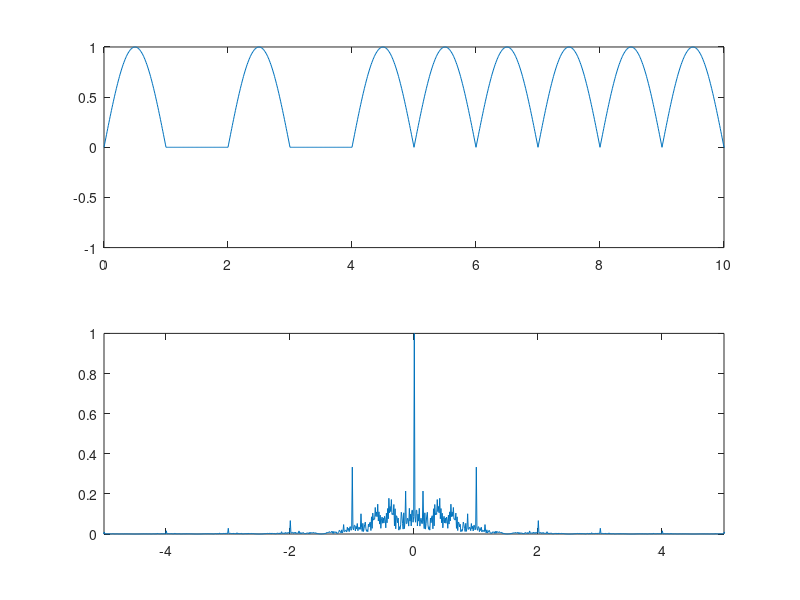
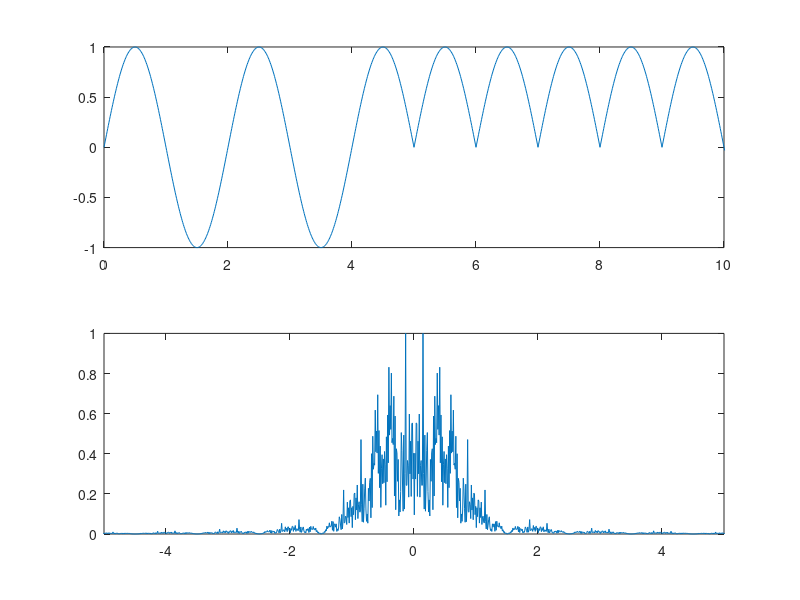

These charts were generated, in order, by the following MATLAB code:
close all;

%% Unipolar Half-sinusoid
bk = rand(1,100)>0.5;
x = bk'*sin(2*pi/200*[0:99]);
x = x';
x = x(:)';

t = 0:1/100:100-1/100;
subplot(211);plot(t,x);axis([0,10,-1,1]);

X = abs(fftshift(fft(x)));
X = X/max(X);
f = linspace(-50,50,length(X));
subplot(212);plot(f,X);axis([-5,5,0,1]);



%% Polar Half Sinusoid

bk = 2*bk-1;
x = bk'*sin(2*pi/200*(0:99));
x = x';
x = x(:)';

t = 0:1/100:100-1/100;
figure();
subplot(211);plot(t,x);axis([0,10,-1,1]);

X = abs(fftshift(fft(x)));
X = X/max(X);
f = linspace(-50,50,length(X));
subplot(212);plot(f,X);axis([-5,5,0,1]);